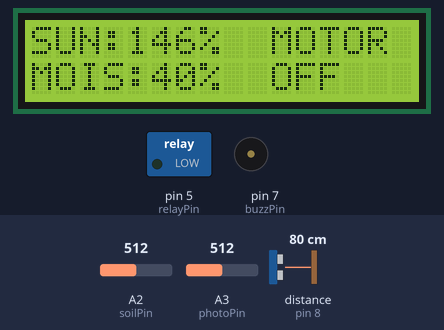
Recording of a sketch running on a simulated Arduino Uno, built with avr-gcc and run on an emulated ATmega328P. Parts: 16×2 character LCD, switched loads named in the sketch (green lamp = pin HIGH), buzzer (waves = sounding). Wiring (inferred from the names in the program): ultrasonic range finder: trigger pin 9; echo pin 8. The inputs (shaded band) are chosen by the test bench; at power-on: distance to the obstacle (sensor on pin 8) 80 cm, A2 (soilPin) = 512, A3 (photoPin) = 512. The echo pulse lasts 58.3 µs per cm; pins used as bus, display or sensor lines are not drawn.

Above: at 1.2 s.
1.8 s: distance to the obstacle (sensor on pin 8) set to 73 cm
At 5.7 s:
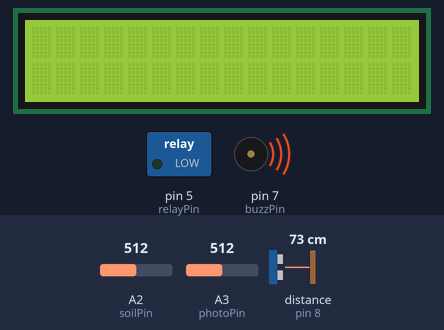
6.7 s: A2 (soilPin) set to 616
At 9.1 s:
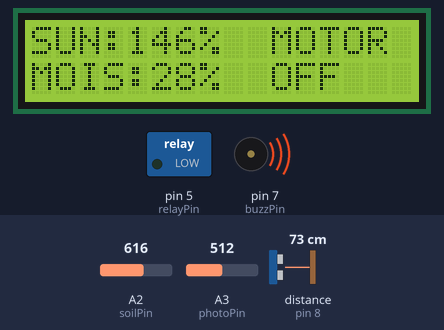
10.2 s: A2 (soilPin) set to 636
At 11.2 s:
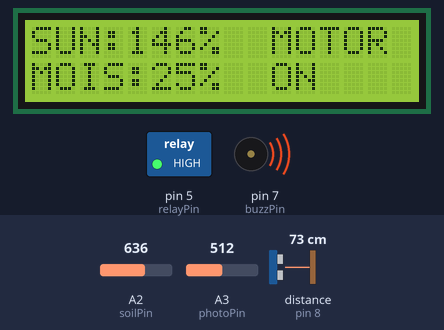
13.3 s: distance to the obstacle (sensor on pin 8) set to 120 cm
At 16.4 s:
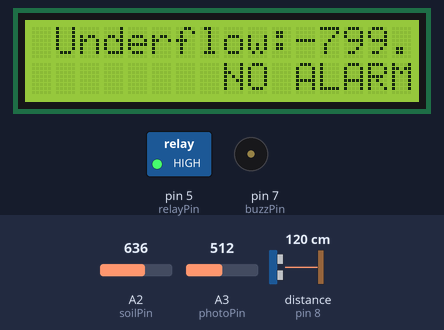
18.5 s: A3 (photoPin) set to 635
At 19.5 s:
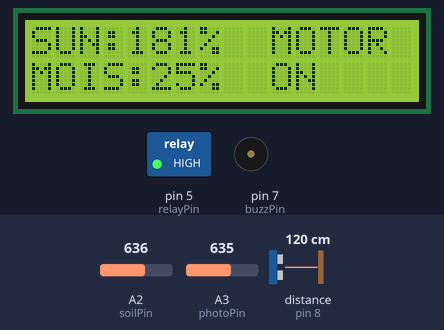
21.5 s: A3 (photoPin) set to 615
At 23.6 s:
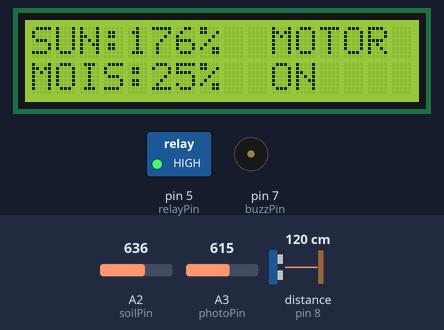
Timing chart, 0 to 25.1 s (numbered marks = the images above; inputs shaded):
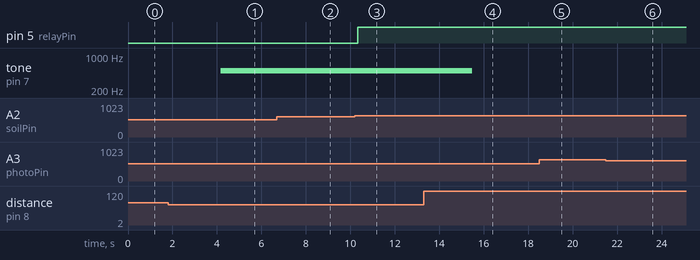

Measured:
- the behaviour switches between 78 and 77 cm on distance to the obstacle (sensor on pin 8) (found by bisection; images 0 and 1)
- the behaviour switches between 625 and 626 on A2 (soilPin) (found by bisection; images 2 and 3)
- after the input at 1.8 s, tone on pin 7 (buzzPin): silent → 500 Hz after 2.4 s; the display: first differs from a run without the input after 2.9 s (image 1 shows a later state)
- after the input at 10.2 s, pin 5 (relayPin): LOW → HIGH after 0.13 s; the display: first differs from a run without the input after 0.66 s (image 3)
- after the input at 13.3 s, tone on pin 7 (buzzPin): 500 Hz → silent after 2.2 s; the display: first differs from a run without the input after 2.7 s (image 4)
- what the display in image 0 shows lasts 0.5 s, from 1.1 s to 1.6 s
- what the display in image 1 shows lasts 1.0 s, from 5.2 s to 6.2 s

The sketch:

Arduino_Code_For_Automated_Plant_Watering.ino
```cpp
//LCD: Library- Frank De Brabander
#include <Wire.h>
#include <LiquidCrystal_I2C.h>
LiquidCrystal_I2C lcd(0X27, 16, 2);

//LDR
int photoPin = A3;

//Soil Moisture Sensor
int soilPin = A2;

//Ultrasonic
const int trigPin = 9; // Trigger Pin of Ultrasonic Sensor
const int echoPin = 8; // Echo Pin of Ultrasonic Sensor
float initial_distance, rate;
//Buzzer
int buzzPin = 7;

//Relay
int relayPin = 5;

void setup() //loops once
{
  Serial.begin(9600);

  //lcd
  lcd.init();
  lcd.backlight();


  //LDR
  pinMode(photoPin, INPUT);

  //soil
  pinMode(soilPin, INPUT);

  //Ultrasonic
  pinMode(trigPin, OUTPUT);
  pinMode(echoPin, INPUT);

  digitalWrite(trigPin, LOW);
  delayMicroseconds(2);
  digitalWrite(trigPin, HIGH);
  delayMicroseconds(10);
  digitalWrite(trigPin, LOW);
  long initial_duration_micro = pulseIn(echoPin, HIGH); //reading the duration till the high pulse in microseconds
  initial_distance = (initial_duration_micro/2000000.0)*34300.0;  //unit: cm
  float max_depth_of_water = 5.0;	//Changeable....unit:cm
  rate = 100.0 / max_depth_of_water;

  //buzzer
  pinMode(buzzPin, OUTPUT);

  //Relay
  pinMode(relayPin, OUTPUT);


}

void loop()
{
  //Calculations
  int lightValue = analogRead(photoPin); // 0(Dark) to 1023(Light) range.
  float lightValue_percent = (lightValue/350.0) * 100;
  //actual range based on resistance: 34(DARK)-350(LIGHT)
  //condition:192

  int moistureValue = analogRead(soilPin); // 0(WET) to 1023(DRY) range.
  float moistureValue_percent = (1-(moistureValue/850.0)) * 100;
  //actual range: 400(WET)-850(DRY)
  //condition:625

  digitalWrite(trigPin, LOW);
  delayMicroseconds(2);
  digitalWrite(trigPin, HIGH);
  delayMicroseconds(10);
  digitalWrite(trigPin, LOW);
  long duration_micro = pulseIn(echoPin, HIGH); //reading the duration till the high pulse in microseconds
  float distance = (duration_micro/2000000.0)*34300.0;  //unit:cm
  float water_filled_percent = (initial_distance - distance) * rate;

  //Conditions
  if (lightValue > 192)
  {
    if (moistureValue > 625)
    {
      //Need Water
      digitalWrite(relayPin, HIGH); //Motor On

      lcd.clear();
      delay(500);

      lcd.setCursor(0,0);	//(position 0-15,row)
      lcd.print("SUN:");
      lcd.print(lightValue_percent,0);
      lcd.print("%");

      lcd.setCursor(0,1);
      lcd.print("MOIS:");
      lcd.print(moistureValue_percent,0);
      lcd.print("%");

      lcd.setCursor(10,0);
      lcd.print("MOTOR");
      lcd.setCursor(10,1);
      lcd.print("ON");
    }
    else
    {
      //Don't Need Water
      digitalWrite(relayPin, LOW); //Motor Off

      lcd.clear();
      delay(1000);

      lcd.setCursor(0,0);	//(position 0-15,row)
      lcd.print("SUN:");
      lcd.print(lightValue_percent,0);
      lcd.print("%");

      lcd.setCursor(0,1);
      lcd.print("MOIS:");
      lcd.print(moistureValue_percent,0);
      lcd.print("%");

      lcd.setCursor(10,0);
      lcd.print("MOTOR");
      lcd.setCursor(10,1);
      lcd.print("OFF");
    }
    delay(500);
  }
  else
  {
    //Not Enough Sunlight for Water
    digitalWrite(relayPin, LOW); //Motor Off

    lcd.clear();
    delay(500);

    lcd.setCursor(0,0);	//(position 0-15,row)
    lcd.print("SUN:");
    lcd.print(lightValue_percent,0);
    lcd.print("%");

    lcd.setCursor(0,1);
    lcd.print("MOIS:");
    lcd.print(moistureValue_percent,0);
    lcd.print("%");

    lcd.setCursor(10,0);
    lcd.print("MOTOR");
    lcd.setCursor(10,1);
    lcd.print("OFF");

    delay(500);
  }

  if (water_filled_percent > 50)	//Alarm!
  {
    tone(buzzPin,500);

    lcd.clear();
    delay(500);

    lcd.setCursor(1,0);
    lcd.print("Overflow:");
    lcd.print(water_filled_percent,1);
    lcd.print("%");
    lcd.setCursor(11,1);
    lcd.print("ALARM");

    lcd.setCursor(1,1);
    if (digitalRead(relayPin) == LOW)	//No Motor Issues
    {
      lcd.print("MOTOR OFF");
    }
    else	//Motor Issues
    {
      lcd.print("MOTOR ON");
    }
    delay(500);
  }

  else	//No Alarm
  {
    noTone(buzzPin);

    lcd.clear();
    delay(500);

    lcd.setCursor(1,0);
    lcd.print("Underflow:");
    lcd.print(water_filled_percent,1);
    lcd.print("%");
    lcd.setCursor(8,1);
    lcd.print("NO ALARM");

    delay(500);
  }


}
```
